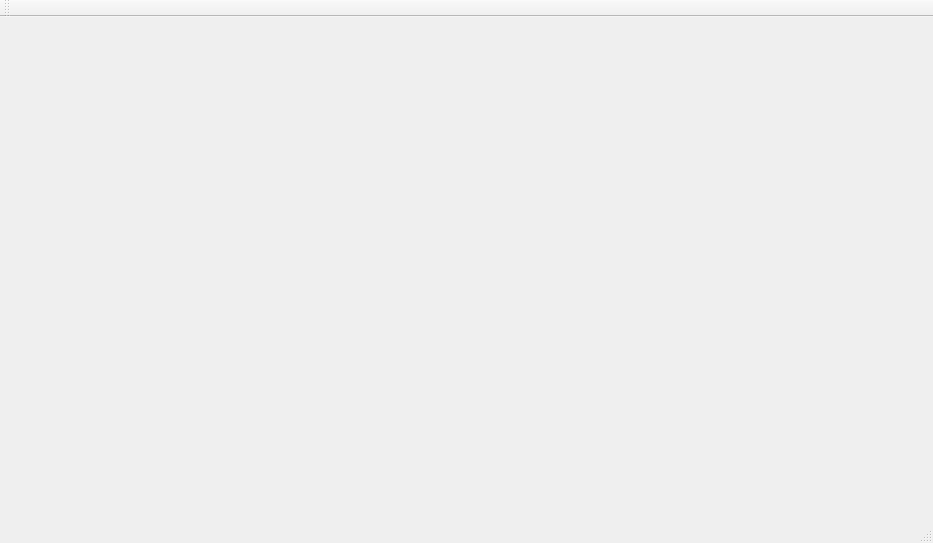
<?xml version="1.0" encoding="UTF-8"?>
<ui version="4.0">
 <class>window</class>
 <widget class="QMainWindow" name="window">
  <property name="geometry">
   <rect>
    <x>0</x>
    <y>0</y>
    <width>933</width>
    <height>543</height>
   </rect>
  </property>
  <property name="windowTitle">
   <string>window</string>
  </property>
  <widget class="QWidget" name="centralWidget"/>
  <widget class="QMenuBar" name="menuBar">
   <property name="geometry">
    <rect>
     <x>0</x>
     <y>0</y>
     <width>933</width>
     <height>21</height>
    </rect>
   </property>
  </widget>
  <widget class="QToolBar" name="mainToolBar">
   <attribute name="toolBarArea">
    <enum>TopToolBarArea</enum>
   </attribute>
   <attribute name="toolBarBreak">
    <bool>false</bool>
   </attribute>
  </widget>
  <widget class="QStatusBar" name="statusBar"/>
 </widget>
 <layoutdefault spacing="6" margin="11"/>
 <resources/>
 <connections/>
</ui>
